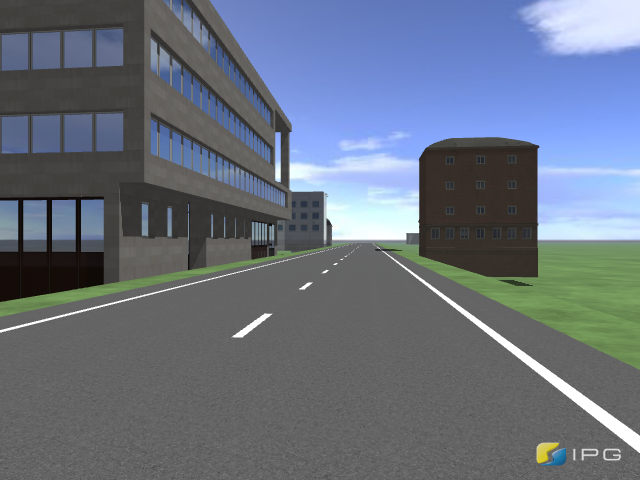
#> input picture frame 1 of buildingsshort.avi, 640 x 480 px, given in place of kempten_left_camera.avi, which was not available
$ python main.py
#> lines starting #> are read from the running program, lines starting #| are printed output that depends on the picture; after the words box and inside, x2 and y2 are one past the last pixel; in counts of white or black regions, pixels touching at a corner belong together; pictures that were not available may be replaced by others from this repository, and a replacement may not be noted
### src/preprocess_frame.py
import cv2
import numpy as np
from src import PARAMETERS as PM


def preprocess_frame(frame: np.ndarray) -> np.ndarray:

    # Change image color from RGB to Gray
    gray = cv2.cvtColor(frame, cv2.COLOR_BGR2GRAY)

    crop = gray[0:PM.CROP_VALUE_FROM_TOP]
    crop = np.float32(crop)

    return crop

### src/find_building_contours.py
import cv2
import numpy as np
from src import PARAMETERS as PM


def detect_keypoints(preprocessed_image: np.ndarray) -> np.ndarray:

    # detect Harris corners / keypoints
    dst = cv2.cornerHarris(preprocessed_image, PM.HARRIS_NEIGHBOURHOOD_SIZE, PM.HARRIS_SOBEL_KERNEL_SIZE, PM.HARRIS_RELEVANCE_PARAM)

    # result is dilated for marking the corners
    dst = cv2.dilate(dst, None)

    # get data in plottable shape
    ret, dst = cv2.threshold(dst, 0.01*dst.max(), 255, 0)
    dst = np.uint8(dst)

    # find centroids
    ret, labels, stats, centroids = cv2.connectedComponentsWithStats(dst)

    # define the criteria to stop and refine the corners
    criteria = (cv2.TERM_CRITERIA_EPS + cv2.TERM_CRITERIA_MAX_ITER, 100, 0.001)
    corners = cv2.cornerSubPix(preprocessed_image, np.float32(centroids), (5, 5), (-1, -1), criteria)

    return np.vstack(corners)


def detect_hough_lines(preprocessed_image: np.ndarray) -> np.ndarray:

    uint8_image = preprocessed_image.astype(np.uint8)
    canny_image = cv2.Canny(uint8_image, PM.CANNY_FIRST_THRESHOLD, PM.CANNY_SECOND_THRESHOLD, PM.CANNY_SOBEL_KERNEL_SIZE)
    kernel = np.ones((PM.MORPHOLOGY_KERNEL_VERTICAL, PM.MORPHOLOGY_KERNEL_HORIZONTAL), np.uint8)
    canny_image = cv2.morphologyEx(canny_image, cv2.MORPH_CLOSE, kernel)

    contours, hierarchy = cv2.findContours(canny_image, cv2.RETR_EXTERNAL, cv2.CHAIN_APPROX_SIMPLE)
    contours = sorted(contours, key=cv2.contourArea, reverse=True)[:100]

    contours_poly = [None]*len(contours)
    bound_rect = [None]*len(contours)
    centers = [None]*len(contours)
    radius = [None]*len(contours)
    for i, c in enumerate(contours):
        contours_poly[i] = cv2.approxPolyDP(c, PM.POLYGON_APPROXIMATION_ACCURACY, True)
        bound_rect[i] = cv2.boundingRect(contours_poly[i])
        centers[i], radius[i] = cv2.minEnclosingCircle(contours_poly[i])

    drawing = np.zeros(preprocessed_image.shape, np.uint8)

    for i in range(len(contours)):
        cv2.drawContours(drawing, contours_poly, i, (255,255,255))

    lines = cv2.HoughLinesP(drawing, PM.HOUGH_RHO, PM.HOUGH_THETA, PM.HOUGH_THRESHOLD, PM.HOUGH_MIN_LINE_LENGTH, PM.HOUGH_MAX_LINE_GAP)

    return lines, contours, contours_poly

### src/validate_building_contours.py
import numpy as np
from sklearn.cluster import AgglomerativeClustering
from src import PARAMETERS as PM


def lines_to_points(lines):

    points = []
    for line in lines:
        for x1, y1, x2, y2 in line:
            points.append(np.array([x1, y1]))
            points.append(np.array([x2, y2]))

    return points


def get_building_corners(image: np.ndarray, lines: np.ndarray) -> np.ndarray:

    vertical_lines = []
    # Check if vertical
    for line in lines:
        # Check if lines are vertical
        for x1, y1, x2, y2 in line:
            # Check if lines are within i a defined horizontal range
            if x1-PM.HOUGH_LINES_VERTICAL_THRESHOLD < x2 < x1+PM.HOUGH_LINES_VERTICAL_THRESHOLD :
                # Check if lines are within the image - ignore Lines at the image borders
                if x1 != 0 and x1 != image.shape[0] and x1 != 0 and x1 != image.shape[0]:
                    vertical_lines.append(line)

    return vertical_lines, lines_to_points(vertical_lines)


def cluster_points_to_buildings(points):

    # Make horizontal axis less relevant
    for point in points:
        point[0] = point[0] * PM.CLUSTER_HARRIS_HORIZONTAL_RELEVANCE

    # Cluster points by distance threshold
    cluster = AgglomerativeClustering(n_clusters=None, linkage='single',
                                      distance_threshold=PM.CLUSTER_DISTANCE_THRESHOLD)
    cluster.fit(points)

    # Print Clusters
    custom_clusters = []
    colors = ['g.', 'r.', 'b.', 'y.', 'c.']
    for tmp_class, color in zip(range(0, 5), colors):
        x = points[cluster.labels_ == tmp_class]
        # Just continue with clusters that contain at least MIN_POINTS_PER_CLUSTER points
        if x.shape[0] >= PM.MIN_POINTS_PER_CLUSTER:
            custom_clusters.append(x)

    custom_clusters = np.array(custom_clusters)

    return custom_clusters


# [75 lines left out: functions get_corresponding_harris_line, create_cluster_outer_line, find_external_contours, not called in this run]

### src/estimate_distances.py
import numpy as np
from src import PARAMETERS as PM
import statistics


class Median:

    def __init__(self):

        self.tracked_points = []
        self.timestamp = 0
        self.frame_counter_for_deletion = {}
        self.previous_point_length = {}

    # [87 lines left out: functions update, estimate_distances, not called in this run]

### main.py
import cv2
import numpy as np
from src.preprocess_frame import preprocess_frame
from src.find_building_contours import detect_keypoints, detect_hough_lines
from src.validate_building_contours import get_building_corners, cluster_points_to_buildings, find_external_contours
from src.visualization import debug_visualization, building_corner_visualization, birds_eye_map
from src.estimate_distances import estimate_distances, Median
from src import carla_interface, PARAMETERS as PM


def process_frame(frame):

    # Resize Frame to predefined size
    frame = cv2.resize(frame, PM.RESIZED_FRAME_SIZE)
    preprocessed_frame = preprocess_frame(frame.copy())
    keypoints = detect_keypoints(preprocessed_frame.copy())
    hough_lines, hough_contours, hough_contours_poly = detect_hough_lines(preprocessed_frame.copy())
    vertical_lines, hough_lines_as_points = get_building_corners(frame.copy(), hough_lines.copy())
    keypoint_clusters = cluster_points_to_buildings(keypoints.copy())
    building_corners = find_external_contours(keypoint_clusters.copy(), vertical_lines.copy())
    if (PM.DEBUG_VISUALIZATION):
        errors = debug_visualization(frame.copy(), preprocessed_frame.copy(), keypoints, hough_lines,
                                     hough_contours, hough_contours_poly, vertical_lines, keypoint_clusters)

    return building_corners


if PM.USE_CARLA:
    carla = carla_interface.Carla()
else:
    cap_left = cv2.VideoCapture('videos/kempten_left_camera.avi')
    if not PM.MONO_CAMERA_MODE:
        cap_right = cv2.VideoCapture('videos/kempten_right_camera.avi')

median = Median()

fourcc = cv2.VideoWriter_fourcc(*'XVID')
output_size = (1820, 1000)
out = cv2.VideoWriter('output.avi', fourcc, 20.0, output_size)

while(True):

    frame_left = ()
    frame_right = ()

    # Capture frame-by-frame
    if PM.USE_CARLA:
        while not isinstance(frame_left, np.ndarray):
            frame_left = carla.left_image
    else:
        ret_left, frame_left = cap_left.read()
#> frame_left is the input picture: shape (480, 640, 3); mean B, G, R 127.3, 113.2, 104.2

    if np.shape(frame_left) != ():
        building_corners_left = process_frame(frame_left)
#> in preprocess_frame, `gray = cv2.cvtColor(frame, cv2.COLOR_BGR2GRAY)`:
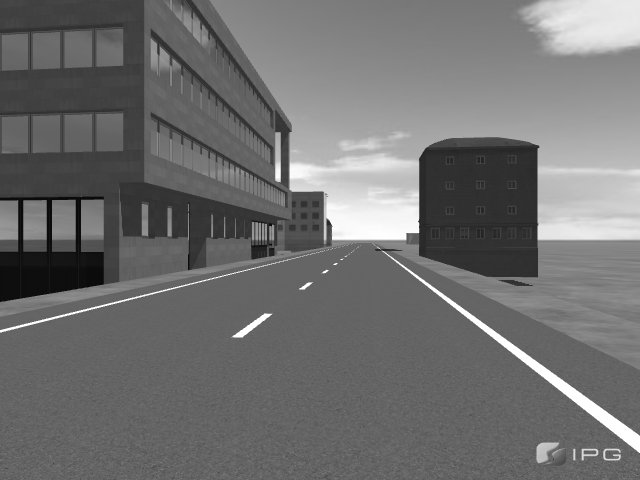
#> gray: shape (480, 640); min 9, max 255, mean 112.1
#> in preprocess_frame, `crop = gray[0:PM.CROP_VALUE_FROM_TOP]`:
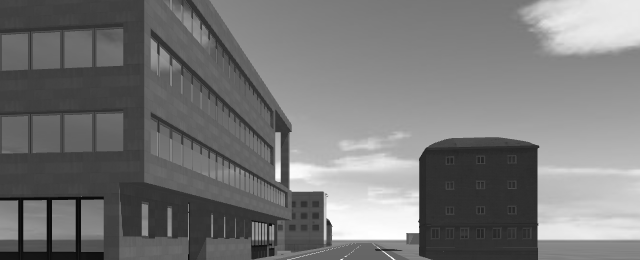
#> crop: shape (260, 640); min 9, max 255, mean 119.1
#> in detect_keypoints, `dst = cv2.dilate(dst, None)`:
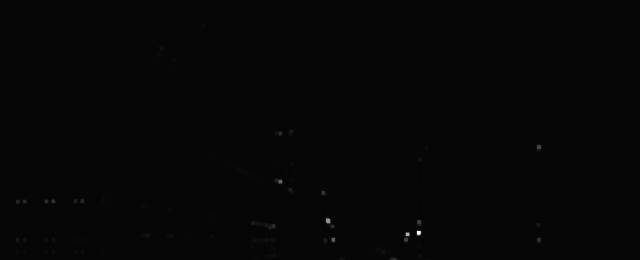
#> dst: shape (260, 640) float32; min -108628392, max 4.48e+09, mean 3537080.2; drawn with min black and max white
#> in detect_keypoints, `ret, dst = cv2.threshold(dst, 0.01*dst.max(), 255, 0)`:
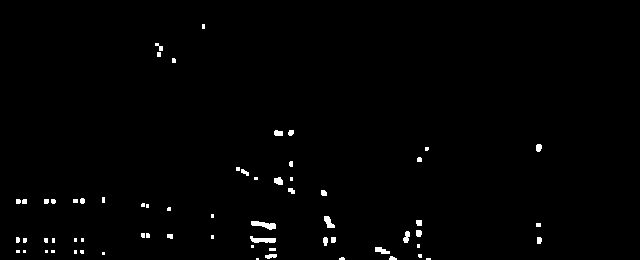
#> dst: shape (260, 640) float32; 1% white; 65 white regions (32 under 20 px), largest, box (x1, y1, x2, y2) and area: (251, 221, 276, 230) 131, (250, 236, 276, 243) 120, (324, 216, 335, 228) 79
#> in detect_keypoints, `ret, dst = cv2.threshold(dst, 0.01*dst.max(), 255, 0)`: ret = 44760581.1
#> in detect_keypoints, `ret, labels, stats, centroids = cv2.connectedComponentsWithStats(dst)`: labels: shape (260, 640) int32; 66 distinct labels, from 0 to 65
#> in detect_keypoints, `ret, labels, stats, centroids = cv2.connectedComponentsWithStats(dst)`: ret = 66; stats = 66 rows, first 6: [0, 0, 640, 260, 164674], [202, 24, 3, 5, 15], [155, 43, 8, 8, 32], [157, 52, 4, 5, 20], [172, 58, 4, 5, 19], [274, 130, 9, 6, 47]; centroids = 66 pairs, first value 17.36 to 538.8, second value 26 to 258.5
#> in detect_keypoints, `corners = cv2.cornerSubPix(preprocessed_image, np.float32(centroids), ..`: corners = 66 pairs, first value 20.13 to 538.6, second value 26 to 259.3
#> in process_frame, `keypoints = detect_keypoints(preprocessed_frame.copy())`: keypoints has the same summary as corners in detect_keypoints
#> in detect_hough_lines, `canny_image = cv2.Canny(uint8_image, PM.CANNY_FIRST_THRESHOLD, PM.CANN..`:
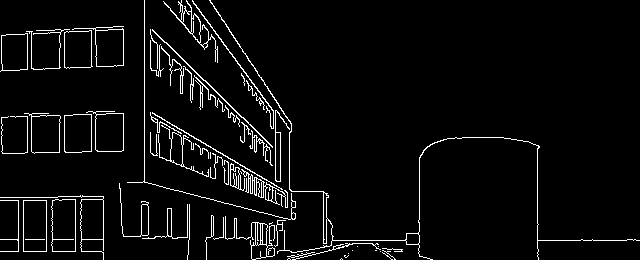
#> canny_image: shape (260, 640); 4.5% white in thin lines or dots
#> in detect_hough_lines, `canny_image = cv2.morphologyEx(canny_image, cv2.MORPH_CLOSE, kernel)`:
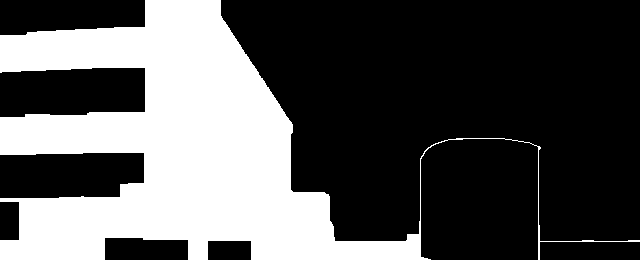
#> canny_image: shape (260, 640); 33.6% white; 1 white region
#> in detect_hough_lines, `contours, hierarchy = cv2.findContours(canny_image, cv2.RETR_EXTERNAL,..`: contours = 1 contour; box (x1, y1, x2, y2) and area: (0, 0, 640, 260) 54506
#> in detect_hough_lines, `contours_poly = [None]*len(contours)`: contours_poly = 1 item
#> the loop in detect_hough_lines, `for i, c in enumerate(contours):` made 1 pass
#> after the loop in detect_hough_lines, `for i, c in enumerate(contours):`: bound_rect = [(0, 0, 640, 260)]; centers = [(316.6, 147)]; contours_poly = 1 contour; box (x1, y1, x2, y2) and area: (0, 0, 640, 260) 54844; radius = [335.8]
#> the loop in detect_hough_lines, `for i in range(len(contours)):` made 1 pass
#> after the loop in detect_hough_lines, `for i in range(len(contours)):`:
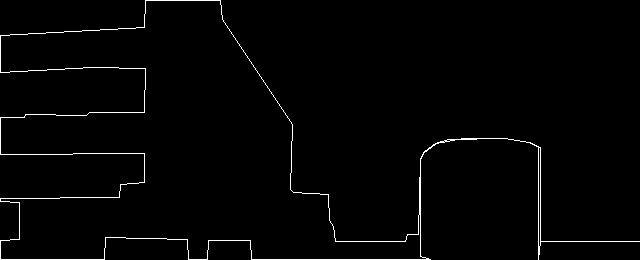
#> drawing: shape (260, 640); 1.6% white in thin lines or dots
#> in detect_hough_lines, `lines = cv2.HoughLinesP(drawing, PM.HOUGH_RHO, PM.HOUGH_THETA, PM.HOUG..`: lines = 25 rows, first 6: [251, 259, 430, 259], [540, 241, 639, 241], [538, 259, 538, 146], [222, 19, 239, 44], [101, 153, 144, 153], [540, 240, 540, 147]
#> in process_frame, `hough_lines, hough_contours, hough_contours_poly = detect_hough_lines(..`: hough_lines has the same summary as lines in detect_hough_lines; hough_contours has the same summary as contours in detect_hough_lines; hough_contours_poly has the same summary as contours_poly in detect_hough_lines
#> the loop in get_building_corners, `for line in lines:` made 25 passes
#> line on passes 1 to 12: [[251, 259, 430, 259]], [[540, 241, 639, 241]], [[538, 259, 538, 146]], [[222, 19, 239, 44]], [[101, 153, 144, 153]], [[540, 240, 540, 147]], [[420, 256, 420, 158]], [[126, 238, 163, 238]], [[145, 0, 220, 0]], [[12, 154, 40, 154]], [[0, 198, 43, 198]], [[0, 72, 0, 36]]
#> after the loop in get_building_corners, `for line in lines:`: vertical_lines = [[[538, 259, 538, 146]], [[540, 240, 540, 147]], [[420, 256, 420, 158]], [[144, 182, 144, 154]], [[419, 214, 419, 177]], [[145, 89, 145, 68]], [[19, 202, 19, 232]]]
#> the loop in lines_to_points, `for line in lines:` made 7 passes
#> after the loop in lines_to_points, `for line in lines:`: points = [[538, 259], [538, 146], [540, 240], [540, 147], [420, 256], [420, 158], [144, 182], [144, 154], [419, 214], [419, 177], [145, 89], [145, 68], [19, 202], [19, 232]]
#> in process_frame, `vertical_lines, hough_lines_as_points = get_building_corners(frame.cop..`: hough_lines_as_points has the same summary as points in lines_to_points
#> the loop in cluster_points_to_buildings, `for point in points:` made 66 passes
#> the loop in cluster_points_to_buildings, `for tmp_class, color in zip(range(0, 5), colors):` made 5 passes
#> x on passes 1 to 2: [[807.9, 145.6], [806.1, 224.6], [805.5, 239.2]], [[304.5, 26], [236.1, 44.22], [237.8, 54], [254.9, 55.75]]
#> after the loop in cluster_points_to_buildings, `for tmp_class, color in zip(range(0, 5), colors):`: custom_clusters = 3 items
#> (the run stopped early here; a loop or call above may not have finished)

$ run again, starting later in the video
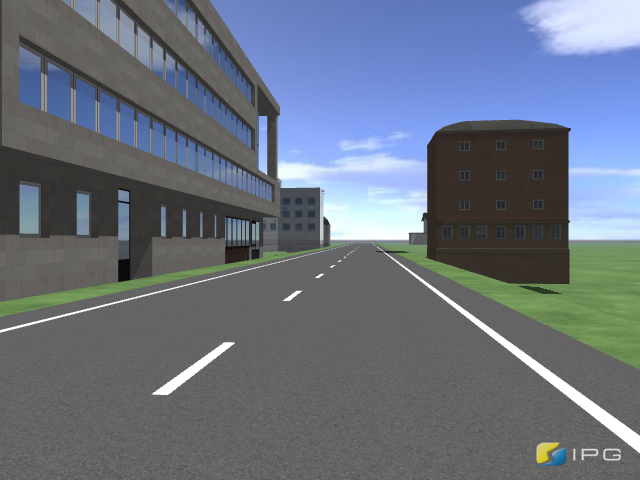
#> input picture frame 4 of buildingsshort.avi, 640 x 480 px, given in place of kempten_left_camera.avi, which was not available
#> frame_left is the input picture: shape (480, 640, 3); mean B, G, R 126.8, 113.7, 105.4
#> in detect_keypoints, `ret, dst = cv2.threshold(dst, 0.01*dst.max(), 255, 0)`:
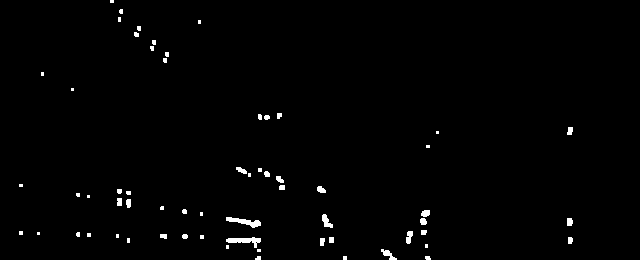
#> dst: shape (260, 640) float32; 1.1% white; 62 white regions (32 under 20 px), largest, box (x1, y1, x2, y2) and area: (226, 237, 261, 248) 182, (226, 217, 261, 228) 175, (322, 214, 333, 228) 85
#> in detect_keypoints, `ret, dst = cv2.threshold(dst, 0.01*dst.max(), 255, 0)`: ret = 46514140.2
#> labels: shape (260, 640) int32; 63 distinct labels, from 0 to 62
#> in detect_keypoints, `ret, labels, stats, centroids = cv2.connectedComponentsWithStats(dst)`: ret = 63; stats = 63 rows, first 6: [0, 0, 640, 260, 164548], [110, 0, 4, 3, 12], [119, 9, 4, 5, 18], [118, 17, 3, 5, 15], [198, 20, 3, 4, 12], [137, 26, 4, 5, 19]; centroids = 63 pairs, first value 20.5 to 569.8, second value 1 to 257.7
#> corners = 63 pairs, first value 19.14 to 570.5, second value 0.28 to 257.6
#> keypoints has the same summary as corners in detect_keypoints
#> contours = 1 contour; box (x1, y1, x2, y2) and area: (0, 0, 640, 260) 61670
#> in detect_hough_lines, `contours_poly = [None]*len(contours)`: contours_poly = 1 item
#> the loop in detect_hough_lines, `for i, c in enumerate(contours):` made 1 pass
#> after the loop in detect_hough_lines, `for i, c in enumerate(contours):`: bound_rect = [(0, 0, 640, 260)]; centers = [(319.5, 120.5)]; contours_poly = 1 contour; box (x1, y1, x2, y2) and area: (0, 0, 640, 260) 62114; radius = [341.5]
#> the loop in detect_hough_lines, `for i in range(len(contours)):` made 1 pass
#> after the loop in detect_hough_lines, `for i in range(len(contours)):`:
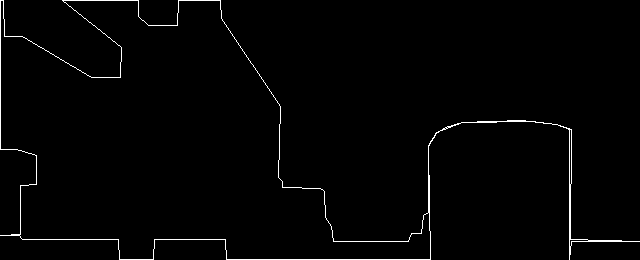
#> drawing: shape (260, 640); 1.4% white in thin lines or dots
#> lines = 20 rows, first 6: [226, 259, 430, 259], [154, 239, 225, 239], [62, 0, 138, 0], [0, 149, 0, 0], [571, 241, 639, 241], [569, 259, 569, 128]
#> hough_lines has the same summary as lines in detect_hough_lines; hough_contours has the same summary as contours in detect_hough_lines; hough_contours_poly has the same summary as contours_poly in detect_hough_lines
#> the loop in get_building_corners, `for line in lines:` made 20 passes
#> after the loop in get_building_corners, `for line in lines:`: vertical_lines = [[[569, 259, 569, 128]], [[428, 159, 428, 212]], [[570, 239, 570, 200]], [[571, 183, 571, 129]], [[429, 230, 429, 175]], [[279, 149, 279, 124]], [[20, 234, 20, 185]]]
#> the loop in lines_to_points, `for line in lines:` made 7 passes
#> after the loop in lines_to_points, `for line in lines:`: points = [[569, 259], [569, 128], [428, 159], [428, 212], [570, 239], [570, 200], [571, 183], [571, 129], [429, 230], [429, 175], [279, 149], [279, 124], [20, 234], [20, 185]]
#> in process_frame, `vertical_lines, hough_lines_as_points = get_building_corners(frame.cop..`: hough_lines_as_points has the same summary as points in lines_to_points
#> the loop in cluster_points_to_buildings, `for point in points:` made 63 passes
#> the loop in cluster_points_to_buildings, `for tmp_class, color in zip(range(0, 5), colors):` made 5 passes
#> x on passes 3 to 5: [[853, 221.4], [852, 239.2]], [[63.23, 72.28], [107.6, 87.77]], [[855.8, 128.3]]
#> after the loop in cluster_points_to_buildings, `for tmp_class, color in zip(range(0, 5), colors):`: custom_clusters = 2 point arrays, longest 48 points

$ run again, starting later in the video
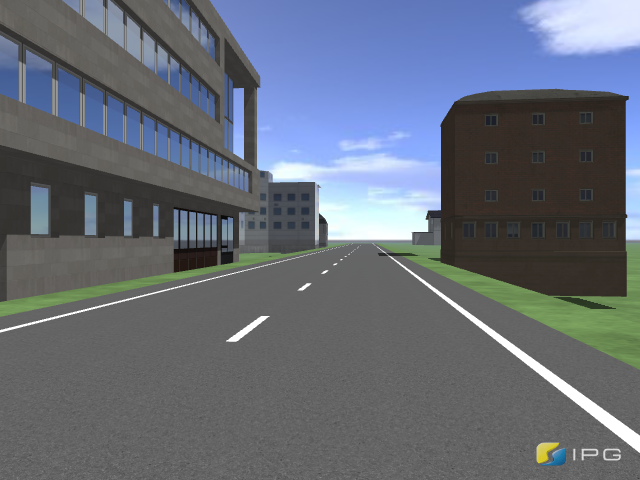
#> input picture frame 8 of buildingsshort.avi, 640 x 480 px, given in place of kempten_left_camera.avi, which was not available
#> frame_left is the input picture: shape (480, 640, 3); mean B, G, R 119.5, 108, 101.4
#> in detect_keypoints, `ret, dst = cv2.threshold(dst, 0.01*dst.max(), 255, 0)`:
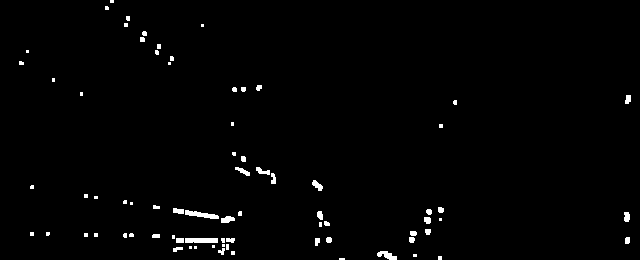
#> dst: shape (260, 640) float32; 1.3% white; 76 white regions (41 under 20 px), largest, box (x1, y1, x2, y2) and area: (185, 238, 218, 243) 164, (185, 210, 219, 219) 159, (377, 251, 397, 260) 105
#> in detect_keypoints, `ret, dst = cv2.threshold(dst, 0.01*dst.max(), 255, 0)`: ret = 39022574.1
#> labels: shape (260, 640) int32; 77 distinct labels, from 0 to 76
#> in detect_keypoints, `ret, labels, stats, centroids = cv2.connectedComponentsWithStats(dst)`: ret = 77; stats = 77 rows, first 6: [0, 0, 640, 260, 164199], [110, 0, 4, 3, 12], [105, 6, 4, 4, 15], [126, 16, 4, 5, 19], [124, 23, 4, 4, 16], [201, 24, 3, 3, 9]; centroids = 77 pairs, first value 20.83 to 627.6, second value 1 to 258.5
#> corners = 77 pairs, first value 21.71 to 628.8, second value 1 to 257.7
#> keypoints has the same summary as corners in detect_keypoints
#> contours = 1 contour; box (x1, y1, x2, y2) and area: (0, 0, 640, 260) 57816
#> in detect_hough_lines, `contours_poly = [None]*len(contours)`: contours_poly = 1 item
#> the loop in detect_hough_lines, `for i, c in enumerate(contours):` made 1 pass
#> after the loop in detect_hough_lines, `for i, c in enumerate(contours):`: bound_rect = [(0, 0, 640, 260)]; centers = [(319.5, 141.5)]; contours_poly = 1 contour; box (x1, y1, x2, y2) and area: (0, 0, 640, 260) 57804; radius = [340.4]
#> the loop in detect_hough_lines, `for i in range(len(contours)):` made 1 pass
#> after the loop in detect_hough_lines, `for i in range(len(contours)):`:
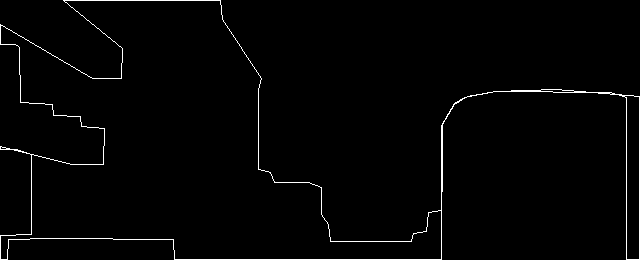
#> drawing: shape (260, 640); 1.6% white in thin lines or dots
#> lines = 18 rows, first 6: [174, 259, 441, 259], [626, 259, 626, 97], [639, 259, 639, 96], [63, 0, 220, 0], [503, 91, 552, 91], [442, 191, 442, 157]
#> hough_lines has the same summary as lines in detect_hough_lines; hough_contours has the same summary as contours in detect_hough_lines; hough_contours_poly has the same summary as contours_poly in detect_hough_lines
#> the loop in get_building_corners, `for line in lines:` made 18 passes
#> after the loop in get_building_corners, `for line in lines:`: vertical_lines = [[[626, 259, 626, 97]], [[639, 259, 639, 96]], [[442, 191, 442, 157]], [[441, 258, 441, 125]], [[258, 169, 258, 88]], [[31, 234, 31, 154]], [[19, 50, 19, 74]]]
#> the loop in lines_to_points, `for line in lines:` made 7 passes
#> after the loop in lines_to_points, `for line in lines:`: points = [[626, 259], [626, 97], [639, 259], [639, 96], [442, 191], [442, 157], [441, 258], [441, 125], [258, 169], [258, 88], [31, 234], [31, 154], [19, 50], [19, 74]]
#> in process_frame, `vertical_lines, hough_lines_as_points = get_building_corners(frame.cop..`: hough_lines_as_points has the same summary as points in lines_to_points
#> the loop in cluster_points_to_buildings, `for point in points:` made 77 passes
#> the loop in cluster_points_to_buildings, `for tmp_class, color in zip(range(0, 5), colors):` made 5 passes
#> x on passes 2 to 5: [[40.5, 51], [32.56, 62.42], [80.05, 78.28], [122, 92.75]], [[943.2, 96.48]], [[939.7, 216.2], [938, 239.2]], [[681.4, 101.4], [659.9, 124.3]]
#> after the loop in cluster_points_to_buildings, `for tmp_class, color in zip(range(0, 5), colors):`: custom_clusters = 2 point arrays, longest 68 points
